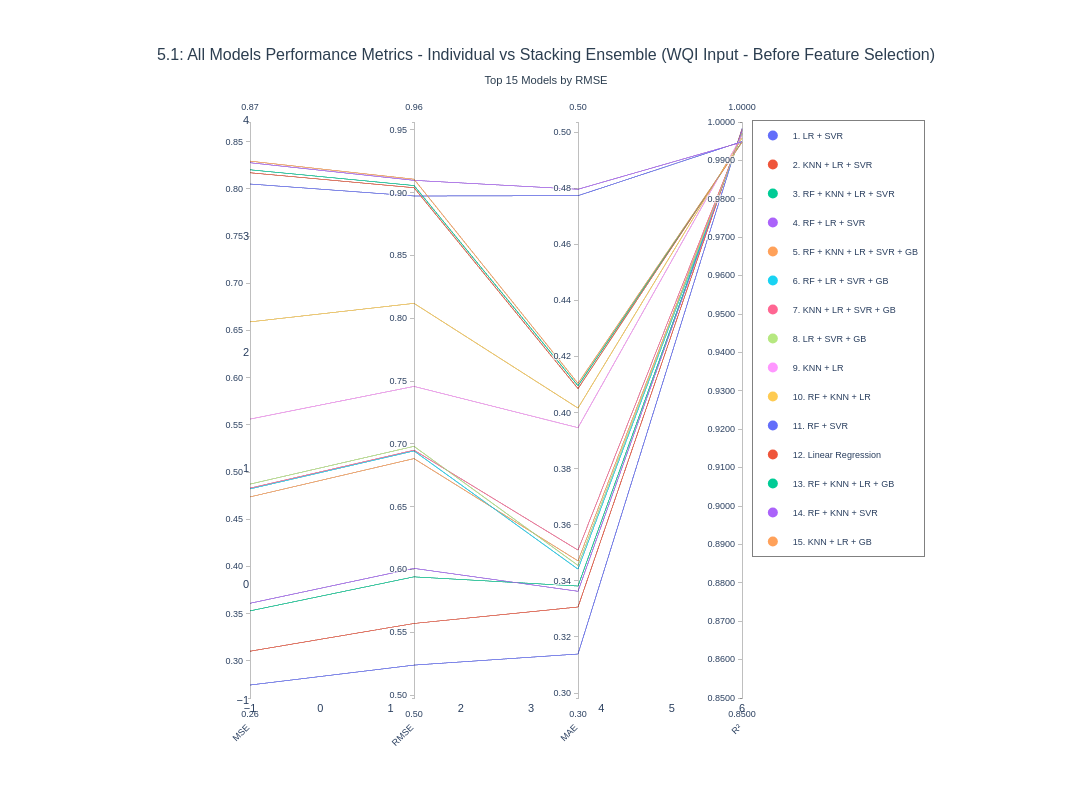

The notebook cell this image was saved under:
### Code cell
fig_all_models_51 = plot_parallel_coordinates_all_models(
    results_df=results_df_WQIInput,
    y_test=y_test_WQIInput,
    rf_pred=rf_pred_WQIInput,
    gb_pred=gb_pred_WQIInput,
    lr_pred=lr_pred_WQIInput,
    knn_pred=knn_pred_WQIInput,
    svr_pred=svr_pred_WQIInput,
    title="5.1: All Models Performance Metrics - Individual vs Stacking Ensemble (WQI Input - Before Feature Selection)"
)

fig_all_models_51.show()

### Figure 1 — Plotly figure (JSON) as saved in the notebook; plotly's stock layout.template omitted (floating-point values rounded to 4 significant figures)
{"data": [{"dimensions": [{"label": "MSE", "range": [0.2608, 0.8709], "tickformat": ".2f", "values": [0.2745, 0.3103, 0.353, 0.3611, 0.4738, 0.4822, 0.4831, 0.4873, 0.5562, 0.6592, 0.8052, 0.8171, 0.8203, 0.8278, 0.8294]}, {"label": "RMSE", "range": [0.4977, 0.9563], "tickformat": ".2f", "values": [0.5239, 0.5571, 0.5942, 0.6009, 0.6883, 0.6944, 0.695, 0.6981, 0.7458, 0.8119, 0.8973, 0.904, 0.9057, 0.9098, 0.9107]}, {"label": "MAE", "range": [0.2982, 0.5037], "tickformat": ".2f", "values": [0.3139, 0.3307, 0.3382, 0.3363, 0.3471, 0.3442, 0.351, 0.3455, 0.3946, 0.4016, 0.4774, 0.4086, 0.4096, 0.4797, 0.4104]}, {"label": "R²", "range": [0.85, 1], "tickformat": ".4f", "values": [0.9983, 0.998, 0.9978, 0.9977, 0.997, 0.997, 0.9969, 0.9969, 0.9965, 0.9958, 0.9949, 0.9948, 0.9948, 0.9948, 0.9948]}], "labelangle": -45, "labelside": "bottom", "line": {"color": [0, 1, 2, 3, 4, 5, 6, 7, 8, 9, 10, 11, 12, 13, 14], "colorscale": [[0, "#636EFA"], [0.07143, "#EF553B"], [0.1429, "#00CC96"], [0.2143, "#AB63FA"], [0.2857, "#FFA15A"], [0.3571, "#19D3F3"], [0.4286, "#FF6692"], [0.5, "#B6E880"], [0.5714, "#FF97FF"], [0.6429, "#FECB52"], [0.7143, "#636EFA"], [0.7857, "#EF553B"], [0.8571, "#00CC96"], [0.9286, "#AB63FA"], [1, "#FFA15A"]], "showscale": false}, "type": "parcoords"}, {"hovertemplate": "<b>LR + SVR</b><br>Num Models: 2<br>MSE: 0.2745<br>RMSE: 0.5239<br>MAE: 0.3139<br>R²: 0.9983<br><extra></extra>", "legendgroup": "LR + SVR", "marker": {"color": "#636EFA", "size": 10}, "mode": "markers", "name": "1. LR + SVR", "showlegend": true, "type": "scatter", "x": [null], "y": [null]}, {"hovertemplate": "<b>KNN + LR + SVR</b><br>Num Models: 3<br>MSE: 0.3103<br>RMSE: 0.5571<br>MAE: 0.3307<br>R²: 0.9980<br><extra></extra>", "legendgroup": "KNN + LR + SVR", "marker": {"color": "#EF553B", "size": 10}, "mode": "markers", "name": "2. KNN + LR + SVR", "showlegend": true, "type": "scatter", "x": [null], "y": [null]}, {"hovertemplate": "<b>RF + KNN + LR + SVR</b><br>Num Models: 4<br>MSE: 0.3530<br>RMSE: 0.5942<br>MAE: 0.3382<br>R²: 0.9978<br><extra></extra>", "legendgroup": "RF + KNN + LR + SVR", "marker": {"color": "#00CC96", "size": 10}, "mode": "markers", "name": "3. RF + KNN + LR + SVR", "showlegend": true, "type": "scatter", "x": [null], "y": [null]}, {"hovertemplate": "<b>RF + LR + SVR</b><br>Num Models: 3<br>MSE: 0.3611<br>RMSE: 0.6009<br>MAE: 0.3363<br>R²: 0.9977<br><extra></extra>", "legendgroup": "RF + LR + SVR", "marker": {"color": "#AB63FA", "size": 10}, "mode": "markers", "name": "4. RF + LR + SVR", "showlegend": true, "type": "scatter", "x": [null], "y": [null]}, {"hovertemplate": "<b>RF + KNN + LR + SVR + GB</b><br>Num Models: 5<br>MSE: 0.4738<br>RMSE: 0.6883<br>MAE: 0.3471<br>R²: 0.9970<br><extra></extra>", "legendgroup": "RF + KNN + LR + SVR + GB", "marker": {"color": "#FFA15A", "size": 10}, "mode": "markers", "name": "5. RF + KNN + LR + SVR + GB", "showlegend": true, "type": "scatter", "x": [null], "y": [null]}, {"hovertemplate": "<b>RF + LR + SVR + GB</b><br>Num Models: 4<br>MSE: 0.4822<br>RMSE: 0.6944<br>MAE: 0.3442<br>R²: 0.9970<br><extra></extra>", "legendgroup": "RF + LR + SVR + GB", "marker": {"color": "#19D3F3", "size": 10}, "mode": "markers", "name": "6. RF + LR + SVR + GB", "showlegend": true, "type": "scatter", "x": [null], "y": [null]}, {"hovertemplate": "<b>KNN + LR + SVR + GB</b><br>Num Models: 4<br>MSE: 0.4831<br>RMSE: 0.6950<br>MAE: 0.3510<br>R²: 0.9969<br><extra></extra>", "legendgroup": "KNN + LR + SVR + GB", "marker": {"color": "#FF6692", "size": 10}, "mode": "markers", "name": "7. KNN + LR + SVR + GB", "showlegend": true, "type": "scatter", "x": [null], "y": [null]}, {"hovertemplate": "<b>LR + SVR + GB</b><br>Num Models: 3<br>MSE: 0.4873<br>RMSE: 0.6981<br>MAE: 0.3455<br>R²: 0.9969<br><extra></extra>", "legendgroup": "LR + SVR + GB", "marker": {"color": "#B6E880", "size": 10}, "mode": "markers", "name": "8. LR + SVR + GB", "showlegend": true, "type": "scatter", "x": [null], "y": [null]}, {"hovertemplate": "<b>KNN + LR</b><br>Num Models: 2<br>MSE: 0.5562<br>RMSE: 0.7458<br>MAE: 0.3946<br>R²: 0.9965<br><extra></extra>", "legendgroup": "KNN + LR", "marker": {"color": "#FF97FF", "size": 10}, "mode": "markers", "name": "9. KNN + LR", "showlegend": true, "type": "scatter", "x": [null], "y": [null]}, {"hovertemplate": "<b>RF + KNN + LR</b><br>Num Models: 3<br>MSE: 0.6592<br>RMSE: 0.8119<br>MAE: 0.4016<br>R²: 0.9958<br><extra></extra>", "legendgroup": "RF + KNN + LR", "marker": {"color": "#FECB52", "size": 10}, "mode": "markers", "name": "10. RF + KNN + LR", "showlegend": true, "type": "scatter", "x": [null], "y": [null]}, {"hovertemplate": "<b>RF + SVR</b><br>Num Models: 2<br>MSE: 0.8052<br>RMSE: 0.8973<br>MAE: 0.4774<br>R²: 0.9949<br><extra></extra>", "legendgroup": "RF + SVR", "marker": {"color": "#636EFA", "size": 10}, "mode": "markers", "name": "11. RF + SVR", "showlegend": true, "type": "scatter", "x": [null], "y": [null]}, {"hovertemplate": "<b>Linear Regression</b><br>Num Models: 1<br>MSE: 0.8171<br>RMSE: 0.9040<br>MAE: 0.4086<br>R²: 0.9948<br><extra></extra>", "legendgroup": "Linear Regression", "marker": {"color": "#EF553B", "size": 10}, "mode": "markers", "name": "12. Linear Regression", "showlegend": true, "type": "scatter", "x": [null], "y": [null]}, {"hovertemplate": "<b>RF + KNN + LR + GB</b><br>Num Models: 4<br>MSE: 0.8203<br>RMSE: 0.9057<br>MAE: 0.4096<br>R²: 0.9948<br><extra></extra>", "legendgroup": "RF + KNN + LR + GB", "marker": {"color": "#00CC96", "size": 10}, "mode": "markers", "name": "13. RF + KNN + LR + GB", "showlegend": true, "type": "scatter", "x": [null], "y": [null]}, {"hovertemplate": "<b>RF + KNN + SVR</b><br>Num Models: 3<br>MSE: 0.8278<br>RMSE: 0.9098<br>MAE: 0.4797<br>R²: 0.9948<br><extra></extra>", "legendgroup": "RF + KNN + SVR", "marker": {"color": "#AB63FA", "size": 10}, "mode": "markers", "name": "14. RF + KNN + SVR", "showlegend": true, "type": "scatter", "x": [null], "y": [null]}, {"hovertemplate": "<b>KNN + LR + GB</b><br>Num Models: 3<br>MSE: 0.8294<br>RMSE: 0.9107<br>MAE: 0.4104<br>R²: 0.9948<br><extra></extra>", "legendgroup": "KNN + LR + GB", "marker": {"color": "#FFA15A", "size": 10}, "mode": "markers", "name": "15. KNN + LR + GB", "showlegend": true, "type": "scatter", "x": [null], "y": [null]}], "layout": {"font": {"family": "Arial, sans-serif", "size": 11}, "height": 800, "hovermode": "closest", "legend": {"bgcolor": "rgba(255, 255, 255, 0.95)", "bordercolor": "gray", "borderwidth": 1, "font": {"size": 9}, "orientation": "v", "x": 1.02, "xanchor": "left", "y": 1, "yanchor": "top"}, "margin": {"b": 100, "l": 250, "r": 350, "t": 120}, "paper_bgcolor": "white", "plot_bgcolor": "white", "showlegend": true, "title": {"font": {"color": "#2c3e50", "family": "Arial, sans-serif", "size": 16}, "text": "5.1: All Models Performance Metrics - Individual vs Stacking Ensemble (WQI Input - Before Feature Selection)<br><sub>Top 15 Models by RMSE</sub>", "x": 0.5, "xanchor": "center"}, "width": 1400, "xaxis": {"showgrid": false}, "yaxis": {"showgrid": false}}}
